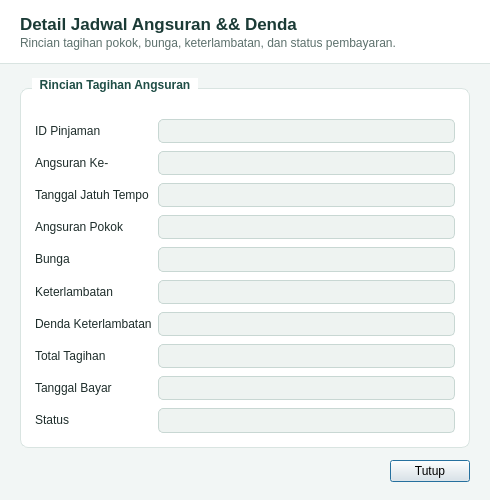
<?xml version="1.0" encoding="UTF-8"?>
<ui version="4.0">
 <class>DialogDetailAngsuran</class>
 <widget class="QDialog" name="DialogDetailAngsuran">
  <property name="geometry">
   <rect>
    <x>0</x>
    <y>0</y>
    <width>490</width>
    <height>500</height>
   </rect>
  </property>
  <property name="minimumSize">
   <size>
    <width>440</width>
    <height>460</height>
   </size>
  </property>
  <property name="windowTitle">
   <string>Detail Angsuran &amp; Denda</string>
  </property>
  <property name="styleSheet">
   <string notr="true">QDialog {
    background-color: #F2F6F5;
    font-family: "Segoe UI", "Helvetica Neue", Arial, sans-serif;
    color: #1E2D2B;
    font-size: 13px;
}

QFrame#frameDialogHeader {
    background-color: #FFFFFF;
    border-bottom: 1px solid #D9E4E1;
}

QLabel#lblDialogTitle {
    color: #1B3B36;
    font-size: 17px;
    font-weight: bold;
}

QLabel#lblDialogSubtitle {
    color: #5C706C;
    font-size: 12px;
}

QGroupBox {
    background-color: #FFFFFF;
    border: 1px solid #D9E4E1;
    border-radius: 8px;
    margin-top: 10px;
    padding-top: 14px;
    font-weight: bold;
    color: #1B3B36;
}

QGroupBox::title {
    subcontrol-origin: margin;
    left: 12px;
    padding: 0 6px;
    background-color: #FFFFFF;
    color: #1F4E46;
}

QLabel {
    color: #1E2D2B;
}

QLineEdit, QPlainTextEdit {
    background-color: #EEF3F1;
    border: 1px solid #C8D7D3;
    border-radius: 5px;
    padding: 6px 8px;
    color: #364A47;
    font-size: 13px;
}

QPushButton[btnType="neutral"] {
    background-color: #EDF3F1;
    color: #2B423E;
    border: 1px solid #C8D7D3;
    border-radius: 5px;
    padding: 7px 16px;
}

QPushButton[btnType="neutral"]:hover {
    background-color: #DFEAE6;
}</string>
  </property>
  <layout class="QVBoxLayout" name="layoutDetailAngRoot">
   <property name="spacing">
    <number>0</number>
   </property>
   <property name="leftMargin">
    <number>0</number>
   </property>
   <property name="topMargin">
    <number>0</number>
   </property>
   <property name="rightMargin">
    <number>0</number>
   </property>
   <property name="bottomMargin">
    <number>0</number>
   </property>
   <item>
    <widget class="QFrame" name="frameDialogHeader">
     <property name="frameShape">
      <enum>QFrame::NoFrame</enum>
     </property>
     <layout class="QVBoxLayout" name="layoutDialogHeader">
      <property name="spacing">
       <number>2</number>
      </property>
      <property name="leftMargin">
       <number>20</number>
      </property>
      <property name="topMargin">
       <number>14</number>
      </property>
      <property name="rightMargin">
       <number>20</number>
      </property>
      <property name="bottomMargin">
       <number>14</number>
      </property>
      <item>
       <widget class="QLabel" name="lblDialogTitle">
        <property name="text">
         <string>Detail Jadwal Angsuran &amp;&amp; Denda</string>
        </property>
       </widget>
      </item>
      <item>
       <widget class="QLabel" name="lblDialogSubtitle">
        <property name="text">
         <string>Rincian tagihan pokok, bunga, keterlambatan, dan status pembayaran.</string>
        </property>
       </widget>
      </item>
     </layout>
    </widget>
   </item>
   <item>
    <layout class="QVBoxLayout" name="layoutDetailAngBody">
     <property name="spacing">
      <number>12</number>
     </property>
     <property name="leftMargin">
      <number>20</number>
     </property>
     <property name="topMargin">
      <number>14</number>
     </property>
     <property name="rightMargin">
      <number>20</number>
     </property>
     <property name="bottomMargin">
      <number>18</number>
     </property>
     <item>
      <widget class="QGroupBox" name="grpDetailAngTagihan">
       <property name="title">
        <string>Rincian Tagihan Angsuran</string>
       </property>
       <layout class="QFormLayout" name="formDetailAng">
        <property name="verticalSpacing">
         <number>8</number>
        </property>
        <property name="leftMargin">
         <number>14</number>
        </property>
        <property name="topMargin">
         <number>16</number>
        </property>
        <property name="rightMargin">
         <number>14</number>
        </property>
        <property name="bottomMargin">
         <number>14</number>
        </property>
        <item row="0" column="0">
         <widget class="QLabel" name="lblDetAngIdPinjaman">
          <property name="text">
           <string>ID Pinjaman</string>
          </property>
         </widget>
        </item>
        <item row="0" column="1">
         <widget class="QLineEdit" name="txtDetAngIdPinjaman">
          <property name="readOnly">
           <bool>true</bool>
          </property>
         </widget>
        </item>
        <item row="1" column="0">
         <widget class="QLabel" name="lblDetAngKe">
          <property name="text">
           <string>Angsuran Ke-</string>
          </property>
         </widget>
        </item>
        <item row="1" column="1">
         <widget class="QLineEdit" name="txtDetAngKe">
          <property name="readOnly">
           <bool>true</bool>
          </property>
         </widget>
        </item>
        <item row="2" column="0">
         <widget class="QLabel" name="lblDetAngJatuhTempo">
          <property name="text">
           <string>Tanggal Jatuh Tempo</string>
          </property>
         </widget>
        </item>
        <item row="2" column="1">
         <widget class="QLineEdit" name="txtDetAngJatuhTempo">
          <property name="readOnly">
           <bool>true</bool>
          </property>
         </widget>
        </item>
        <item row="3" column="0">
         <widget class="QLabel" name="lblDetAngPokok">
          <property name="text">
           <string>Angsuran Pokok</string>
          </property>
         </widget>
        </item>
        <item row="3" column="1">
         <widget class="QLineEdit" name="txtDetAngPokok">
          <property name="readOnly">
           <bool>true</bool>
          </property>
         </widget>
        </item>
        <item row="4" column="0">
         <widget class="QLabel" name="lblDetAngBunga">
          <property name="text">
           <string>Bunga</string>
          </property>
         </widget>
        </item>
        <item row="4" column="1">
         <widget class="QLineEdit" name="txtDetAngBunga">
          <property name="readOnly">
           <bool>true</bool>
          </property>
         </widget>
        </item>
        <item row="5" column="0">
         <widget class="QLabel" name="lblDetAngTelat">
          <property name="text">
           <string>Keterlambatan</string>
          </property>
         </widget>
        </item>
        <item row="5" column="1">
         <widget class="QLineEdit" name="txtDetAngTelat">
          <property name="readOnly">
           <bool>true</bool>
          </property>
         </widget>
        </item>
        <item row="6" column="0">
         <widget class="QLabel" name="lblDetAngDenda">
          <property name="text">
           <string>Denda Keterlambatan</string>
          </property>
         </widget>
        </item>
        <item row="6" column="1">
         <widget class="QLineEdit" name="txtDetAngDenda">
          <property name="readOnly">
           <bool>true</bool>
          </property>
         </widget>
        </item>
        <item row="7" column="0">
         <widget class="QLabel" name="lblDetAngTotal">
          <property name="text">
           <string>Total Tagihan</string>
          </property>
         </widget>
        </item>
        <item row="7" column="1">
         <widget class="QLineEdit" name="txtDetAngTotal">
          <property name="readOnly">
           <bool>true</bool>
          </property>
         </widget>
        </item>
        <item row="8" column="0">
         <widget class="QLabel" name="lblDetAngTglBayar">
          <property name="text">
           <string>Tanggal Bayar</string>
          </property>
         </widget>
        </item>
        <item row="8" column="1">
         <widget class="QLineEdit" name="txtDetAngTglBayar">
          <property name="readOnly">
           <bool>true</bool>
          </property>
         </widget>
        </item>
        <item row="9" column="0">
         <widget class="QLabel" name="lblDetAngStatus">
          <property name="text">
           <string>Status</string>
          </property>
         </widget>
        </item>
        <item row="9" column="1">
         <widget class="QLineEdit" name="txtDetAngStatus">
          <property name="readOnly">
           <bool>true</bool>
          </property>
         </widget>
        </item>
       </layout>
      </widget>
     </item>
     <item>
      <layout class="QHBoxLayout" name="layoutDetAngButtons">
       <item>
        <spacer name="spacerDetAng">
         <property name="orientation">
          <enum>Qt::Horizontal</enum>
         </property>
         <property name="sizeHint" stdset="0">
          <size>
           <width>40</width>
           <height>20</height>
          </size>
         </property>
        </spacer>
       </item>
       <item>
        <widget class="QPushButton" name="btnTutupDetailAng">
         <property name="text">
          <string>Tutup</string>
         </property>
         <property name="btnType" stdset="0">
          <string>neutral</string>
         </property>
        </widget>
       </item>
      </layout>
     </item>
    </layout>
   </item>
  </layout>
 </widget>
 <resources/>
 <connections/>
</ui>
